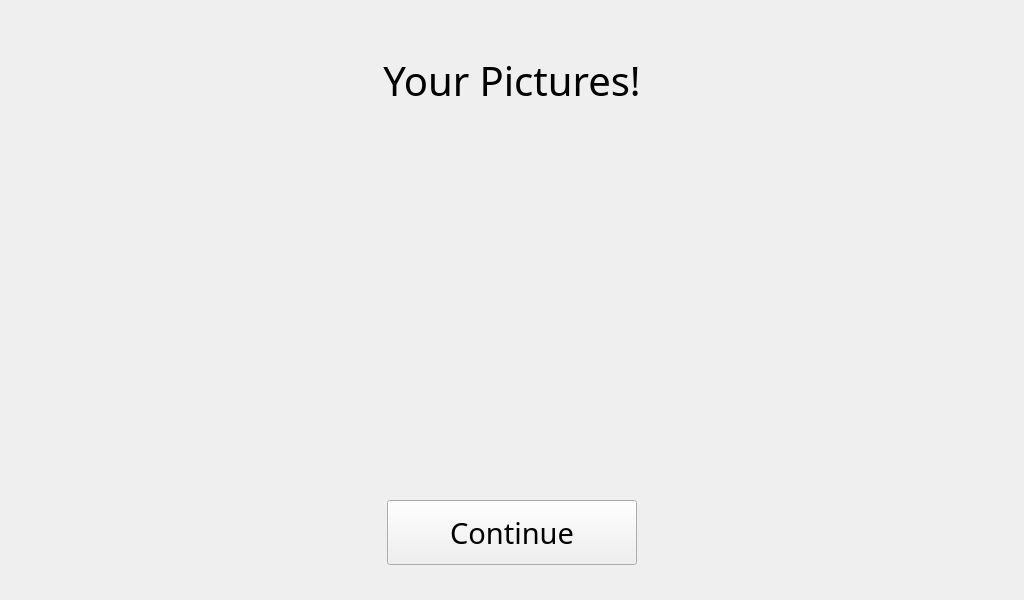
<?xml version="1.0" encoding="UTF-8"?>
<ui version="4.0">
 <class>Display_Images</class>
 <widget class="QWidget" name="Display_Images">
  <property name="geometry">
   <rect>
    <x>0</x>
    <y>0</y>
    <width>1024</width>
    <height>600</height>
   </rect>
  </property>
  <property name="windowTitle">
   <string>Form</string>
  </property>
  <widget class="QLabel" name="label_image_1">
   <property name="geometry">
    <rect>
     <x>25</x>
     <y>146</y>
     <width>308</width>
     <height>308</height>
    </rect>
   </property>
   <property name="font">
    <font>
     <family>Pacifico</family>
     <pointsize>30</pointsize>
    </font>
   </property>
   <property name="text">
    <string/>
   </property>
   <property name="alignment">
    <set>Qt::AlignCenter</set>
   </property>
  </widget>
  <widget class="QLabel" name="label_image_2">
   <property name="geometry">
    <rect>
     <x>358</x>
     <y>146</y>
     <width>308</width>
     <height>308</height>
    </rect>
   </property>
   <property name="font">
    <font>
     <family>Pacifico</family>
     <pointsize>30</pointsize>
    </font>
   </property>
   <property name="text">
    <string/>
   </property>
   <property name="alignment">
    <set>Qt::AlignCenter</set>
   </property>
  </widget>
  <widget class="QLabel" name="label_image_3">
   <property name="geometry">
    <rect>
     <x>691</x>
     <y>146</y>
     <width>308</width>
     <height>308</height>
    </rect>
   </property>
   <property name="font">
    <font>
     <family>Pacifico</family>
     <pointsize>30</pointsize>
    </font>
   </property>
   <property name="text">
    <string/>
   </property>
   <property name="alignment">
    <set>Qt::AlignCenter</set>
   </property>
  </widget>
  <widget class="QPushButton" name="pushButton_to_print">
   <property name="geometry">
    <rect>
     <x>387</x>
     <y>500</y>
     <width>250</width>
     <height>65</height>
    </rect>
   </property>
   <property name="font">
    <font>
     <family>Pacifico</family>
     <pointsize>22</pointsize>
    </font>
   </property>
   <property name="text">
    <string>Continue</string>
   </property>
  </widget>
  <widget class="QLabel" name="label_main_text">
   <property name="geometry">
    <rect>
     <x>0</x>
     <y>30</y>
     <width>1024</width>
     <height>101</height>
    </rect>
   </property>
   <property name="font">
    <font>
     <family>Pacifico</family>
     <pointsize>30</pointsize>
    </font>
   </property>
   <property name="text">
    <string>Your Pictures!</string>
   </property>
   <property name="alignment">
    <set>Qt::AlignCenter</set>
   </property>
  </widget>
  <widget class="QLabel" name="background">
   <property name="geometry">
    <rect>
     <x>0</x>
     <y>0</y>
     <width>1024</width>
     <height>600</height>
    </rect>
   </property>
   <property name="font">
    <font>
     <family>Pacifico</family>
    </font>
   </property>
   <property name="text">
    <string/>
   </property>
  </widget>
  <zorder>background</zorder>
  <zorder>label_image_1</zorder>
  <zorder>label_image_2</zorder>
  <zorder>label_image_3</zorder>
  <zorder>pushButton_to_print</zorder>
  <zorder>label_main_text</zorder>
 </widget>
 <resources/>
 <connections/>
</ui>
